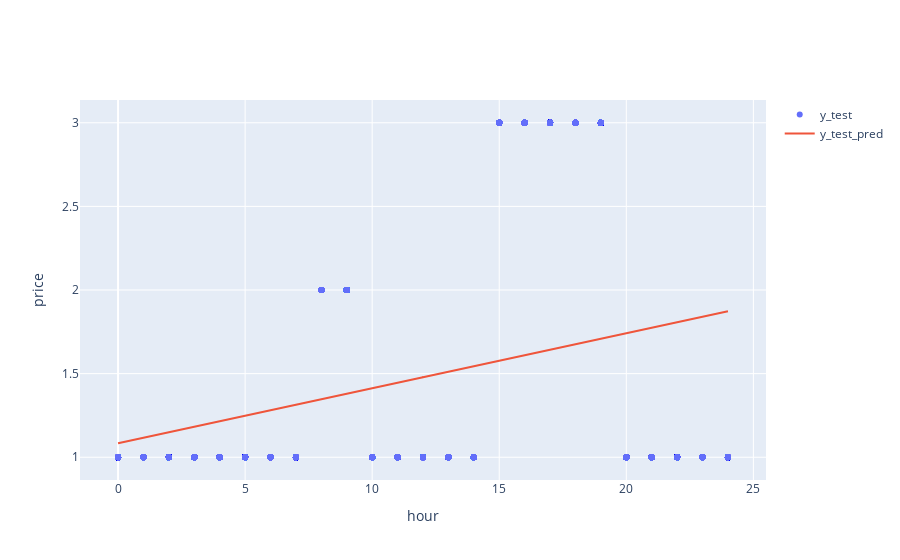

The notebook cell this image was saved under:
### Code cell
import plotly.graph_objects as go

fig = go.Figure()

fig.add_trace(go.Scatter(x=X_test.reshape(-1), y=y_test, mode='markers', name='y_test'))
fig.add_trace(go.Scatter(x=X_test.reshape(-1), y=y_test_pred, name='y_test_pred'))

fig.update_layout(xaxis_title="hour", yaxis_title="price")

### Figure 1 — Plotly figure (JSON) as saved in the notebook; plotly's stock layout.template omitted (floating-point values rounded to 4 significant figures; data arrays with more than 128 entries replaced by an {"elided": "..."} marker saying what was removed)
{"data": [{"mode": "markers", "name": "y_test", "type": "scatter", "x": {"elided": "50000 int values"}, "y": {"elided": "50000 int values"}}, {"name": "y_test_pred", "type": "scatter", "x": {"elided": "50000 int values"}, "y": {"elided": "50000 float values"}}], "layout": {"xaxis": {"title": {"text": "hour"}}, "yaxis": {"title": {"text": "price"}}}}
